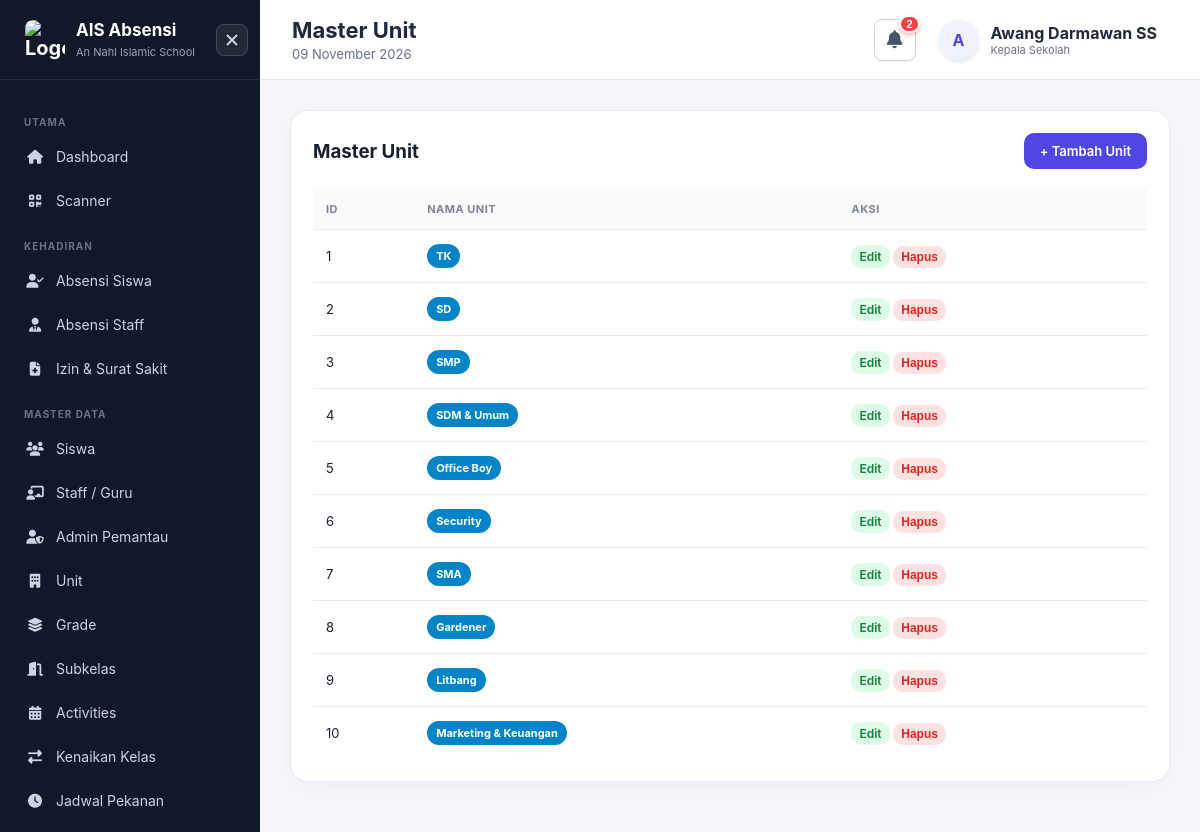
/units/index.php (signed in), run on the app's committed database.
### tables this page shows
CREATE TABLE `units` (
  `id` int unsigned NOT NULL AUTO_INCREMENT,
  `unit` varchar(255) NOT NULL,
  `created_at` timestamp NULL DEFAULT CURRENT_TIMESTAMP,
  `updated_at` timestamp NULL DEFAULT CURRENT_TIMESTAMP ON UPDATE CURRENT_TIMESTAMP,
  PRIMARY KEY (`id`)
);

### config/security.php (called while the page is built, shortened)
<?php
function e($value)
{
    return htmlspecialchars(
        $value ?? '',
        ENT_QUOTES,
        'UTF-8'
    );
}

### public/units/index.php (the view, shortened to what this page needs)
<?php
require_once '../../config/database.php';
require_once '../../config/security.php';
$units = $pdo->query("SELECT * FROM units ORDER BY id ASC")->fetchAll();
require '../../includes/header.php';
?>
<div class="card">
    <div class="card-header">
        <div>
            <h3>Master Unit</h3>
        </div>
        <a href="create.php" class="btn btn-primary">+ Tambah Unit</a>
    </div>
    <div class="table-wrapper">
        <table>
            <thead>
                <tr>
                    <th>ID</th>
                    <th>Nama Unit</th>
                    <th>Aksi</th>
                </tr>
            </thead>
            <tbody>
                <?php foreach ($units as $u): ?>
                <tr>
                    <td><?= $u['id'] ?></td>
                    <td>
                        <span class="badge badge-primary" style="background:#0284c7; color:white;">
                            <?= e($u['unit']) ?>
                        </span>
                    </td>
                    <td>
                        <a href="edit.php?id=<?= $u['id'] ?>" class="btn btn-success" style="padding: 4px 8px; font-size: 12px;">Edit</a>
                        <form method="POST" action="delete.php" style="display:inline;">
                            <button class="btn btn-danger" style="padding: 4px 8px; font-size: 12px;" onclick="return confirm('Yakin ingin menghapus unit ini?');">Hapus</button>
                        </form>
                    </td>
                </tr>
                <?php endforeach; ?>
            </tbody>
        </table>
    </div>
</div>
<?php require '../../includes/footer.php'; ?>

### assets/css/style.css (style rules this page uses)
* { box-sizing: border-box; }
:root { --primary: #4f46e5; --primary-dark: #3730a3; --bg: #f5f7fb; --card: #ffffff; --text: #172033; --muted: #7b8499; --border: #e8ebf2; --success: #16a34a; --danger: #dc2626; --warning: #d97706; --sidebar: #111827; }
body { margin: 0; font-family: Inter, Arial, sans-serif; background: var(--bg); color: var(--text); }
a { text-decoration: none; color: inherit; }
.card { background: white; border: 1px solid var(--border); border-radius: 18px; padding: 22px; box-shadow: 0 5px 20px rgba(15,23,42,.04); margin-bottom: 20px; }
.card-header { display: flex; justify-content: space-between; align-items: center; margin-bottom: 20px; }
.card-header h3 { margin: 0; }
.btn { display: inline-flex; align-items: center; justify-content: center; gap: 7px; padding: 10px 16px; border: 0; border-radius: 10px; cursor: pointer; font-size: 13px; font-weight: 600; }
.btn-primary { background: var(--primary); color: white; }
.btn-danger { background: #fee2e2; color: var(--danger); }
.btn-success { background: #dcfce7; color: #15803d; }
.table-wrapper { width: 100%; overflow-x: auto; }
table { width: 100%; border-collapse: collapse; min-width: 700px; }
th { text-align: left; font-size: 11px; text-transform: uppercase; letter-spacing: .5px; color: var(--muted); padding: 13px; background: #f8fafc; }
td { padding: 14px 13px; border-top: 1px solid var(--border); font-size: 13px; }
.badge { display: inline-flex; padding: 5px 9px; border-radius: 20px; font-size: 11px; font-weight: 700; }
.table-wrapper { width: 100%; overflow-x: auto; -webkit-overflow-scrolling: touch; }

### data on the page
units: id "1", unit "TK"
units: id "2", unit "SD"
units: id "3", unit "SMP"
units: id "4", unit "SDM & Umum"
units: id "5", unit "Office Boy"
units: id "6", unit "Security"
units: id "7", unit "SMA"
units: id "8", unit "Gardener"
units: id "9", unit "Litbang"
units: id "10", unit "Marketing & Keuangan"

### other printed values
$category "UTAMA"
$item['menu_name'] "Dashboard"
$item['menu_name'] "Scanner"
$category "KEHADIRAN"
$item['menu_name'] "Absensi Siswa"
$item['menu_name'] "Absensi Staff"
$item['menu_name'] "Izin & Surat Sakit"
$category "MASTER DATA"
$item['menu_name'] "Siswa"
$item['menu_name'] "Staff / Guru"
$item['menu_name'] "Admin Pemantau"
$item['menu_name'] "Unit"
$item['menu_name'] "Grade"
$item['menu_name'] "Subkelas"
$item['menu_name'] "Activities"
